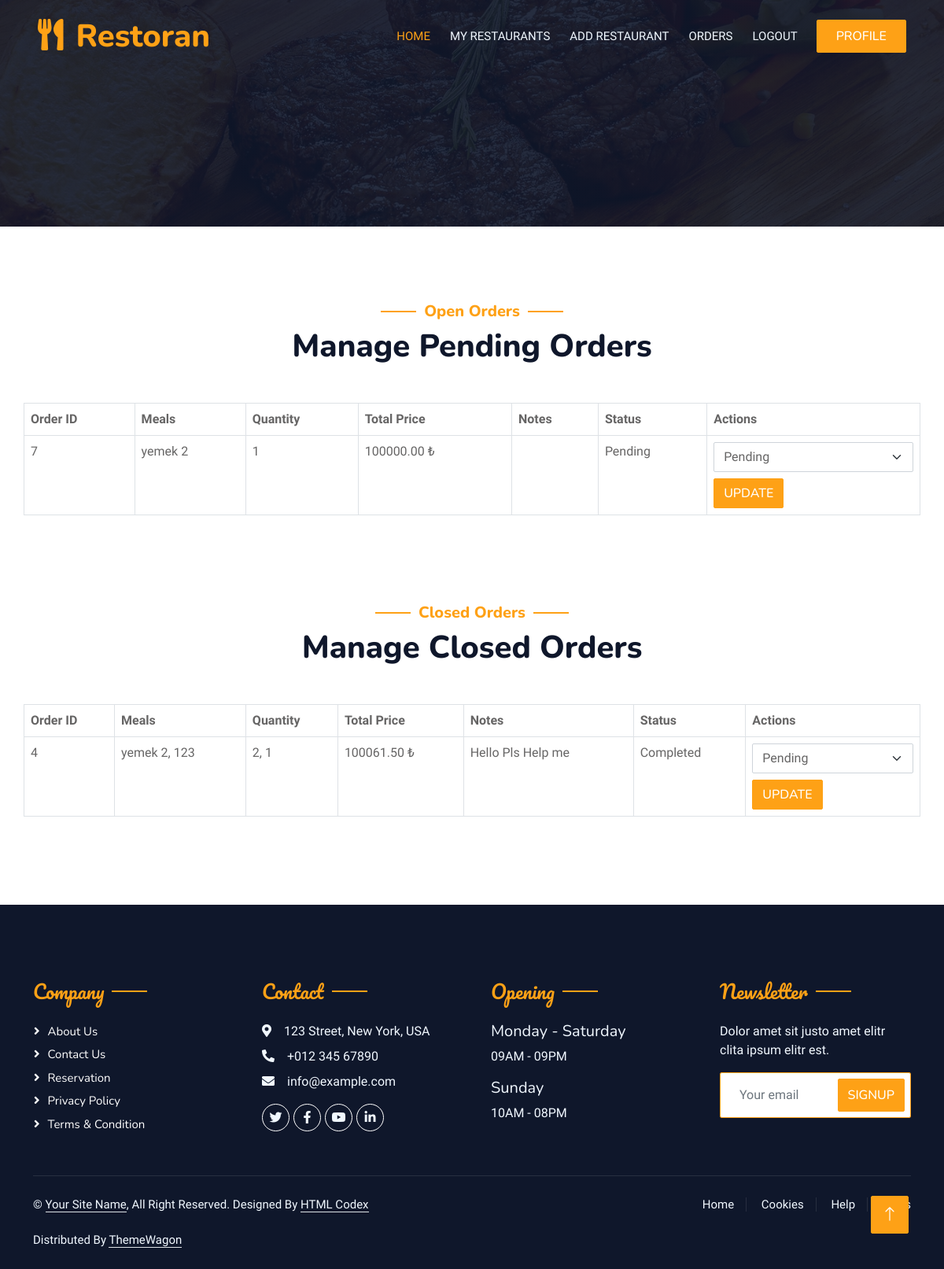
Page /php/resorder.php (signed in) on the committed database.
### tables this page shows
CREATE TABLE `order_items` (
  `id` int NOT NULL AUTO_INCREMENT,
  `order_id` int NOT NULL,
  `meal_id` int NOT NULL,
  `quantity` int NOT NULL,
  `price` decimal(10,2) NOT NULL,
  `res_id` int DEFAULT NULL,
  PRIMARY KEY (`id`),
  KEY `order_id` (`order_id`),
  KEY `meal_id` (`meal_id`),
  CONSTRAINT `order_items_ibfk_1` FOREIGN KEY (`order_id`) REFERENCES `orders` (`id`),
  CONSTRAINT `order_items_ibfk_2` FOREIGN KEY (`meal_id`) REFERENCES `meals` (`id`)
);

CREATE TABLE `orders` (
  `id` int NOT NULL AUTO_INCREMENT,
  `user_id` int NOT NULL,
  `order_date` datetime DEFAULT CURRENT_TIMESTAMP,
  `total_price` decimal(10,2) NOT NULL,
  `status` enum('Pending','Processing','Completed','Cancelled') DEFAULT 'Pending',
  `notes` text,
  `res_id` int DEFAULT NULL,
  PRIMARY KEY (`id`),
  KEY `user_id` (`user_id`),
  CONSTRAINT `orders_ibfk_1` FOREIGN KEY (`user_id`) REFERENCES `users` (`id`)
);

### php/resorder.php (the view, shortened to what the rows shown need)
<?php
include "functions/functions.php";
$company_id = $_SESSION['company_id'];
$res_ids = getResComp($company_id);
$allPendingOrders = getAllOpenPendingOrders();
$allClosedOrders = getAllClosedOrders();
$orders = filterOrdersByResIds($allPendingOrders, $res_ids);
$closedorders = filterOrdersByResIds($allClosedOrders, $res_ids);
$groupedOrders = [];
foreach ($orders as $order) {
    $groupedOrders[$order['order_id']]['meals'][] = $order['meal_name'];
    $groupedOrders[$order['order_id']]['quantity'][] = $order['quantity'];
    $groupedOrders[$order['order_id']]['total_price'] = $order['total_price'];
    $groupedOrders[$order['order_id']]['notes'] = $order['notes'];
    $groupedOrders[$order['order_id']]['status'] = $order['status'];
}
$groupedclosedOrders = [];
foreach ($closedorders as $closedorder) {
    $groupedclosedOrders[$closedorder['order_id']]['meals'][] = $closedorder['meal_name'];
    $groupedclosedOrders[$closedorder['order_id']]['quantity'][] = $closedorder['quantity'];
    $groupedclosedOrders[$closedorder['order_id']]['total_price'] = $closedorder['total_price'];
    $groupedclosedOrders[$closedorder['order_id']]['notes'] = $closedorder['notes'];
    $groupedclosedOrders[$closedorder['order_id']]['status'] = $closedorder['status'];
}
?>
<!DOCTYPE html>
<html lang="en">
<head>
    <link href="https://cdnjs.cloudflare.com/ajax/libs/font-awesome/5.10.0/css/all.min.css" rel="stylesheet">
    <link href="https://cdn.jsdelivr.net/npm/bootstrap-icons@1.4.1/font/bootstrap-icons.css" rel="stylesheet">
    <link href="css/bootstrap.min.css" rel="stylesheet">
    <link href="css/style.css" rel="stylesheet">
</head>
<body>
    <div class="container-xxl bg-white p-0">
        <div class="container-xxl position-relative p-0">
            <nav class="navbar navbar-expand-lg navbar-dark bg-dark px-4 px-lg-5 py-3 py-lg-0">
                <a href="index.php" class="navbar-brand p-0">
                    <h1 class="text-primary m-0"><i class="fa fa-utensils me-3"></i>Restoran</h1>
                </a>
            </nav>
        </div>
        <div class="container-xxl py-5">
            <div class="container">
                <div class="text-center wow fadeInUp" data-wow-delay="0.1s">
                    <h1 class="mb-5">Manage Pending Orders</h1>
                </div>
                <div class="row g-4">
                    <?php if (empty($groupedOrders)): ?>
                        <p>No open orders available at the moment.</p>
                    <?php else: ?>
                        <table class="table table-bordered">
                            <thead>
                                <tr>
                                    <th>Order ID</th>
                                    <th>Meals</th>
                                    <th>Quantity</th>
                                    <th>Total Price</th>
                                    <th>Notes</th>
                                    <th>Status</th>
                                    <th>Actions</th>
                                </tr>
                            </thead>
                            <tbody>
                                <?php foreach ($groupedOrders as $order_id => $orderDetails): ?>
                                    <tr>
                                        <td><?php echo htmlspecialchars($order_id); ?></td>
                                        <td><?php echo htmlspecialchars(implode(', ', $orderDetails['meals'])); ?></td>
                                        <td><?php echo htmlspecialchars(implode(', ', $orderDetails['quantity'])); ?></td>
                                        <td><?php echo htmlspecialchars($orderDetails['total_price']); ?> ₺</td>
                                        <td><?php echo htmlspecialchars($orderDetails['notes']); ?></td>
                                        <td><?php echo htmlspecialchars($orderDetails['status']); ?></td>
                                        <td>
                                            <form action="resorderQuery.php" method="POST">
                                                <select name="order_status" class="form-select">
                                                    <option value="pending" <?php echo $orderDetails['status'] == 'pending' ? 'selected' : ''; ?>>Pending</option>
                                                </select>
                                                <button type="submit" class="btn btn-primary mt-2">Update</button>
                                            </form>
                                        </td>
                                    </tr>
                                <?php endforeach; ?>
                            </tbody>
                        </table>
                    <?php endif; ?>
                </div>
            </div>
        </div>
        <div class="container-xxl py-5">
            <div class="container">
                <div class="text-center wow fadeInUp" data-wow-delay="0.1s">
                    <h1 class="mb-5">Manage Closed Orders</h1>
                </div>
                <div class="row g-4">
                    <?php if (empty($groupedclosedOrders)): ?>
                        <p>No closed orders available at the moment.</p>
                    <?php else: ?>
                        <table class="table table-bordered">
                            <thead>
                                <tr>
                                    <th>Order ID</th>
                                    <th>Meals</th>
                                    <th>Quantity</th>
                                    <th>Total Price</th>
                                    <th>Notes</th>
                                    <th>Status</th>
                                    <th>Actions</th>
                                </tr>
                            </thead>
                        </table>
                    <?php endif; ?>
                </div>
            </div>
        </div>
    </div>
</body>
</html>

### rows in the picture
order_items: order_id "7", meals "yemek 2", quantity "1", order.total_price "100000.00", order.status "Pending"

### other values in the picture
$closedorder_id "4"
implode(', ', $closedorderDetails['meals']) "yemek 2, 123"
implode(', ', $closedorderDetails['quantity']) "2, 1"
$closedorderDetails['total_price'] "100061.50"
$closedorderDetails['notes'] "Hello Pls Help me"
$closedorderDetails['status'] "Completed"
